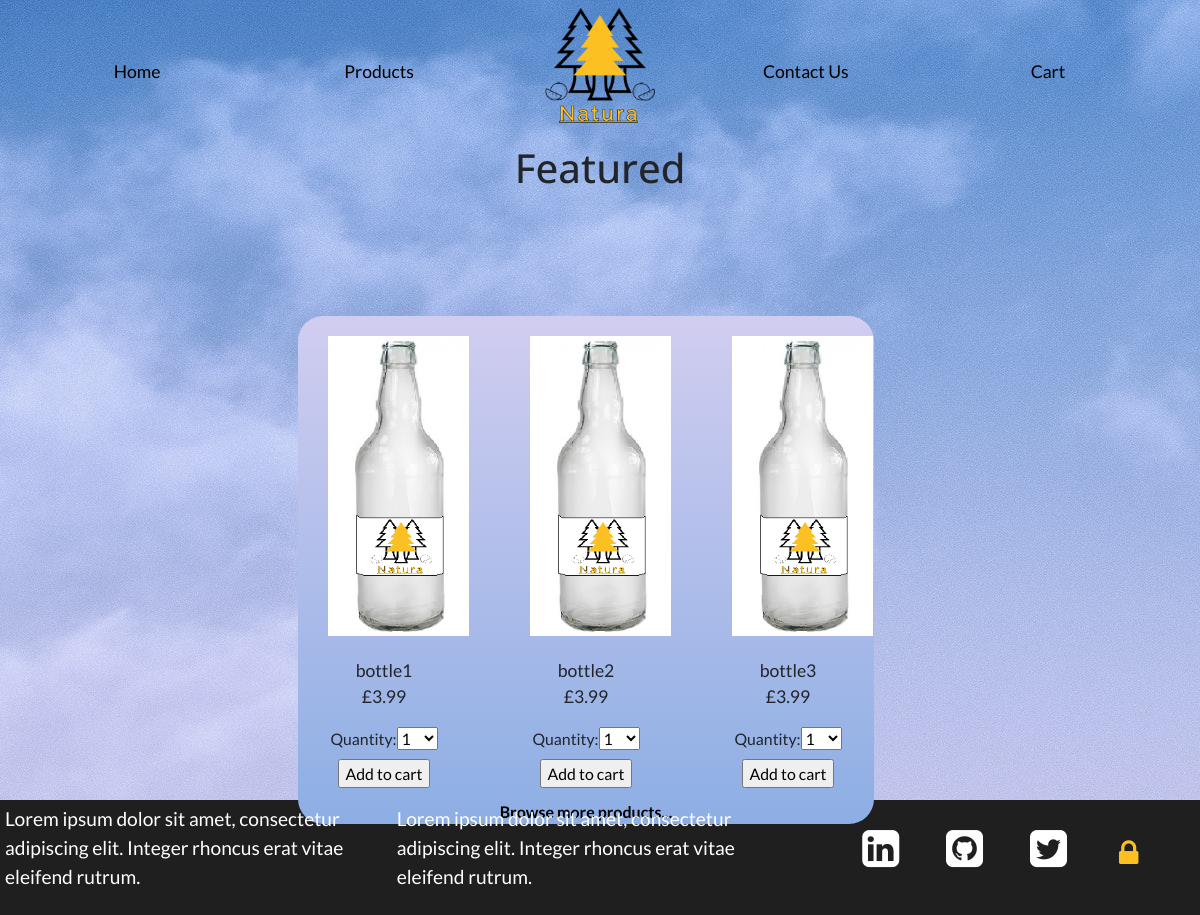
The page / on the database its author committed.
### products/models.py (models this page shows, shortened)
class add_product(models.Model):
    PRODUCT_CHOICES = (
        ('1', 'Bottle'), ('2', 'Crate'), ('3', 'Keg'))
    product_type = models.CharField(
        max_length=50, choices=PRODUCT_CHOICES, default='')
    product_title = models.CharField(max_length=50, blank=False)
    product_price = models.DecimalField(blank=False, max_digits=10, decimal_places=2)
    product_img = models.ImageField(upload_to="static/img/product", blank=True, null=True)
    featured = models.BooleanField(default=False)

### home/views.py (the view)
# urls.py: 2. Add a URL to urlpatterns:  path('', views.home, name='home')
def home(request):
    featured = add_product.objects.filter(featured=True)[:3]
    cart_product_form = CartAddProductForm()
    return render(request, "../templates/home.html", {
        "featured": featured,
        "cart_product_form": cart_product_form})

### cart/forms.py
class CartAddProductForm(forms.Form):
    quantity = forms.TypedChoiceField(
                                choices=PRODUCT_QUANTITY_CHOICES,
                                coerce=int)
    update = forms.BooleanField(required=False,
                                initial=False,
                                widget=forms.HiddenInput)

### templates/home.html (shortened to what this page needs)
{%load static%}
<html>
<head>
    <link rel="stylesheet" href="https://stackpath.bootstrapcdn.com/bootstrap/4.4.1/css/bootstrap.min.css">
    <link href="https://stackpath.bootstrapcdn.com/font-awesome/4.7.0/css/font-awesome.min.css" rel="stylesheet">
    <link rel="stylesheet" href="{%static 'css/main.css'%}">
</head>
<body>
<div class="homepage">
    <nav class="navbar navbar-expand-lg">
        <div class="collapse navbar-collapse justify-content-center row" id="navbarNav">
            <ul class="navbar-nav col-md-5 row">
                <li class="nav-item active col-md-6">
                    <a class="nav-link nav-link-hp" href="{%url 'home'%}">Home</a>
                </li>
                <li class="nav-item col-6">
                    <a class="nav-link nav-link-hp" href="{%url 'products'%}">Products</a>
                </li>
            </ul>
                <a class="nav-natura-hp col-md-2" href="{%url 'home'%}"></a>
            <ul class="navbar-nav col-md-5 row">
                <li class="nav-item col-6">
                    <a class="nav-link nav-link-hp" href="{%url 'contact_us'%}">Contact Us</a>
                </li>
                <li class="nav-item col-6">
                    <a class="nav-link nav-link-hp" href="{%url 'cart_detail'%}">Cart</a>
                </li>
            </ul>
        </div>
    </nav>
    <div>
        <div class="page-title">
            <h1>Featured</h1>
        </div>
        <div class="homepage-featured">
            <div class="row">
            {%for featured in featured%}
                <div class="col-md-4">
                    <div class="featured-img" style="background-image: url('{{MEDIA_URL}}{{featured.product_img}}')"></div>
                    <div class="featured-text">
                            <div>{{featured.product_title}}</div>
                            <div>
                                <p>£{{featured.product_price}}</p>
                            </div>
                            <div>
                                <form class="add-cart-qty" action="{% url 'cart_add' featured.id %}" method="post">
                                    {{ cart_product_form }}
                                    <input type="submit" value="Add to cart">
                                </form>
                            </div>
                        </div>
                </div>
            {%endfor%}
            </div>
            <div class="featured-browsemore">
                <a href="{%url 'products'%}" class="a-tag">Browse more products...</a>
            </div>
        </div>
    </div>
</div>
<div>
    <footer class="footer">
        <div class="row">
            <div class="col-md-8 row">
                <div class="col-md-6">
                    <div>Lorem ipsum dolor sit amet, consectetur adipiscing elit. Integer rhoncus erat vitae eleifend rutrum.</div>
                </div>
                <div class="col-md-6">
                    <div>Lorem ipsum dolor sit amet, consectetur adipiscing elit. Integer rhoncus erat vitae eleifend rutrum.</div>
                </div>
            </div>
            <div class="col-md-4 footer-icons-mobile">
                <ul class="footer-list-ul">
                    <li class="footer-list-li">
                    <a href="https://www.linkedin.com/in/tom-garratt-303284168/" target="_blank" class="a-tag-footer"><i class="fa fa-linkedin-square"></i></a>
                    </li>
                    <li class="footer-list-li">
                    <a href="https://github.com/tgarratt" target="_blank" class="a-tag-footer"><i class="fa fa-github-square"></i></a>
                    </li>
                    <li class="footer-list-li">
                    <a href="https://twitter.com/Twitter" target="_blank" class="a-tag-footer"><i class="fa fa-twitter-square"></i></a>
                    </li>
                    {%if user.is_superuser %}
                    <li class="footer-list-li">
                    <a class="a-tag" href="{%url 'sign_out'%}"><i class="fa fa-unlock-alt sign-in" aria-hidden="true"></i></i></a>
                    </li>
                    {%else%}
                    <li class="footer-list-li">
                    <a class="a-tag" href="{%url 'sign_in'%}"><i class="fa fa-lock sign-in" aria-hidden="true"></i></a>
                    </li>
                    {%endif%}
                </ul>
            </div>
        </div>
    </footer>
</div>
</body>
</html>

### static/css/main.css (style rules this page uses)
body { font-family: 'Lato', sans-serif; height: 100%; }
.a-tag { color: #000; }
.page-title { text-align: center; font-family: 'Open Sans', sans-serif; }
.homepage { background-image: url('../../static/img/miscellaneous/homepage-pinksky-bg-lg.jpg'); background-repeat: no-repeat; height: 100%; width: 100%; }
.nav-natura-hp { background-image: url('../../static/img/miscellaneous/Natura-logo.png'); width: 8em; height: 8em; background-repeat: no-repeat; display: inline-block; background-size: contain; background-position: center; }
.nav-link-hp { font-size: 1.1em; padding-left: 45px !important; padding-right: 45px !important; text-decoration: none; text-align: center; position: relative; color: #000; }
.nav-link-hp:before { content: ""; position: absolute; width: 100%; height: 2px; bottom: 0; left: 0; background-color: #FCC023; visibility: hidden; -webkit-transform: scaleX(0); transform: scaleX(0); -webkit-transition: all 0.3s ease-in-out 0s; transition: all 0.3s ease-in-out 0s; }
.homepage-featured { background-image: linear-gradient(#D1CDF0, #8DAEE4); position: absolute; top: 40%; left:29%; margin-top: -50px; margin-left: -50px; width: 48%; text-align: center; border-radius: 25px; display: inline-block; }
.featured-img { width: 150px; height: 300px; background-repeat: no-repeat; display: inline-block; background-size: contain; background-position: center; padding: 100px; margin-top: 20px; margin-bottom: 20px; z-index: 10; }
.featured-text { font-size: 1.1em; padding: 2px; }
.featured-browsemore { font-weight: 600; }
.nav-link { font-size: 1.1em; padding-left: 45px !important; padding-right: 45px !important; text-decoration: none; text-align: center; position: relative; color: #000; }
.nav-link:before { content: ""; position: absolute; width: 100%; height: 2px; bottom: 0; left: 0; background-color: #FCC023; visibility: hidden; -webkit-transform: scaleX(0); transform: scaleX(0); -webkit-transition: all 0.3s ease-in-out 0s; transition: all 0.3s ease-in-out 0s; }
.add-cart-qty { font-size: 0.9em; margin: 10px; }
.add-cart-qty input { display: ; margin: auto; }
.footer { font-size: 1.2em; background-color: #1F1F1F; color: #ffff; padding: 5px; }
.footer-list-ul { list-style: none; float: right; }
.footer-list-li { display: inline-block; font-size: 2.25em; margin: 0.5em; }
.a-tag-footer { color: #ffff; }
.sign-in { font-size: 0.7em; padding: 5px; color: #FCC023; position: relative; }

### rows shown on the page
add_product: product_img (picture), product_title "bottle1", product_price "3.99"
add_product: product_img (picture), product_title "bottle2", product_price "3.99"
add_product: product_img (picture), product_title "bottle3", product_price "3.99"
